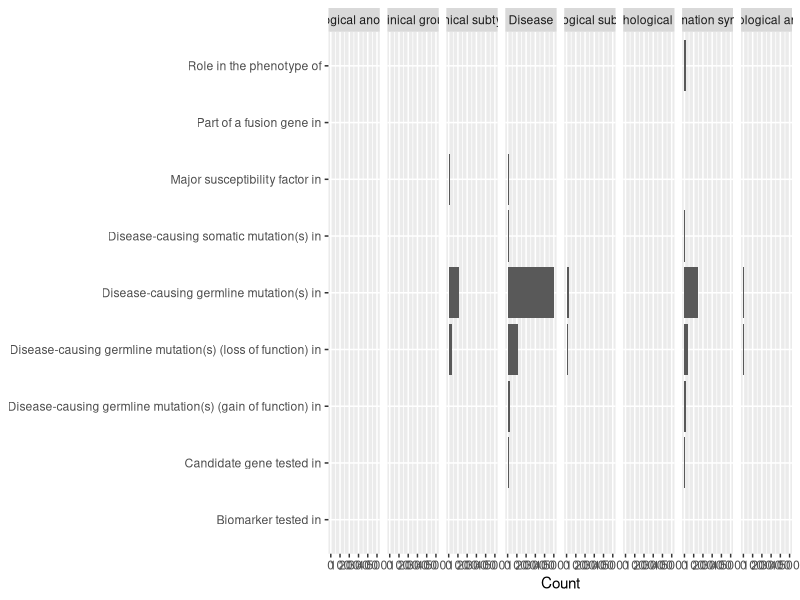
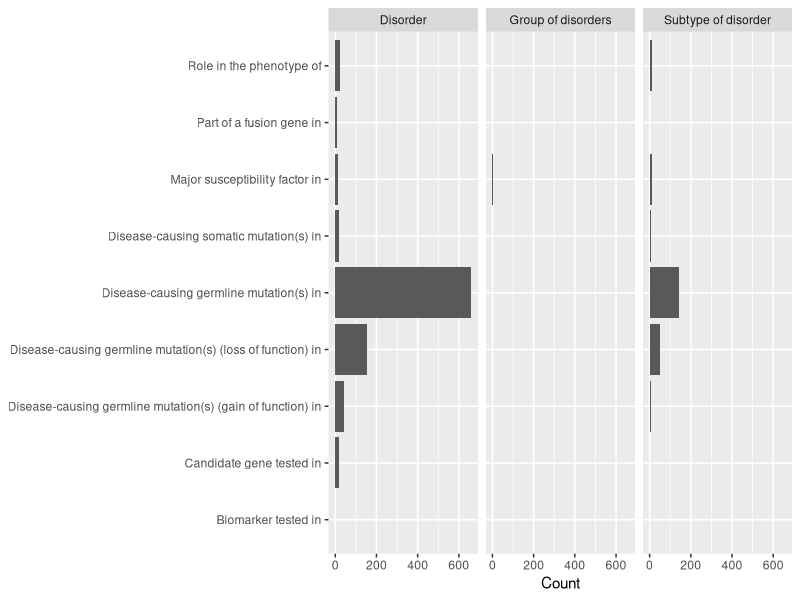
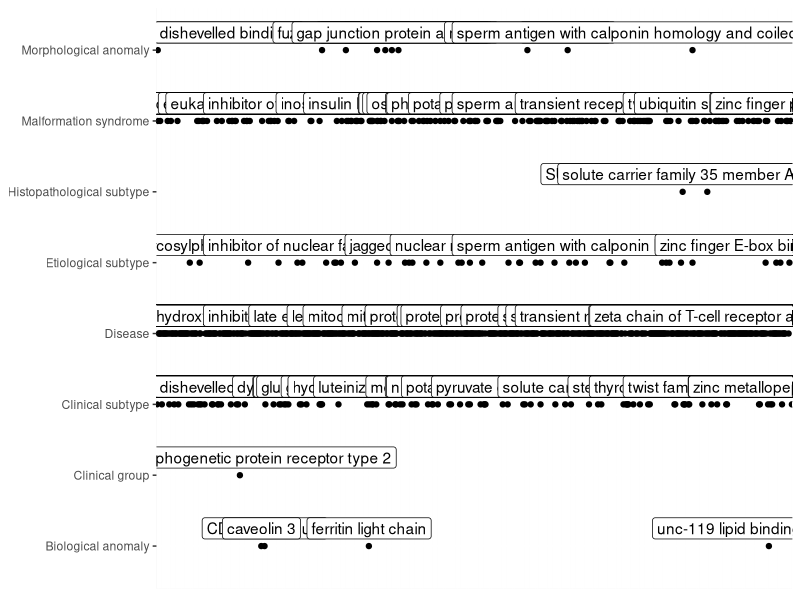

Write the R code that produced these figures, in order.
## ---- chunk 1
knitr::opts_chunk$set(echo = TRUE)
## ---- chunk 2
library(ggplot2)
library(dplyr)
dataframe = read.csv('genesdisorder_subset.csv')
unique(dataframe$DisorderGeneAssociationList.DisorderGeneAssociation.DisorderGeneAssociationType.Name..text)
head(dataframe$DisorderGroup.Name..text)
## ---- chunk 3
gene_disorder <- dataframe %>%
  group_by(DisorderType.Name..text,DisorderGeneAssociationList.DisorderGeneAssociation.DisorderGeneAssociationType.Name..text) %>%
summarize(N = n(), .groups = "drop_last")
gene_disorder
## ---- chunk 4
p <- ggplot(data = gene_disorder,
            mapping = aes(x = DisorderGeneAssociationList.DisorderGeneAssociation.DisorderGeneAssociationType.Name..text,
                          y = N))
p + geom_col(position = "dodge") +
  labs(x = NULL, y = "Count") +
  coord_flip()+
  facet_wrap(~ DisorderType.Name..text, nrow = 1)
## ---- chunk 5
gene_disorder2 <- dataframe %>%
  group_by(DisorderGroup.Name..text,DisorderGeneAssociationList.DisorderGeneAssociation.DisorderGeneAssociationType.Name..text) %>%
summarize(N = n(), .groups = "drop_last")
gene_disorder2
## ---- chunk 6
p <- ggplot(data = gene_disorder2,
            mapping = aes(x = DisorderGeneAssociationList.DisorderGeneAssociation.DisorderGeneAssociationType.Name..text,
                          y = N))
p + geom_col(position = "dodge") +
  labs(x = NULL, y = "Count") +
  coord_flip()+
  facet_wrap(~ DisorderGroup.Name..text, nrow = 1)
## ---- chunk 7
#dataframe$DisorderType.Name..text
gene_name  <- dataframe %>%
  group_by(DisorderType.Name..text,DisorderGeneAssociationList.DisorderGeneAssociation.Gene.Name..text) %>%
summarize(N = n(), .groups = "drop_last")
gene_name
## ---- chunk 8
library(dplyr)
p <- ggplot(data = gene_name,
            mapping = aes(x = DisorderType.Name..text, 
                          y = DisorderGeneAssociationList.DisorderGeneAssociation.Gene.Name..text))
p + geom_point() +
    coord_flip() +
    guides(color = FALSE) + 
    labs(x = NULL, y = NULL) + 
    theme(axis.text.x = element_blank(), axis.ticks.x = element_blank()) +
    geom_label(label=gene_name$DisorderGeneAssociationList.DisorderGeneAssociation.Gene.Name..text, 
               nudge_x = 0.25, nudge_y = 0.25, check_overlap = F)
